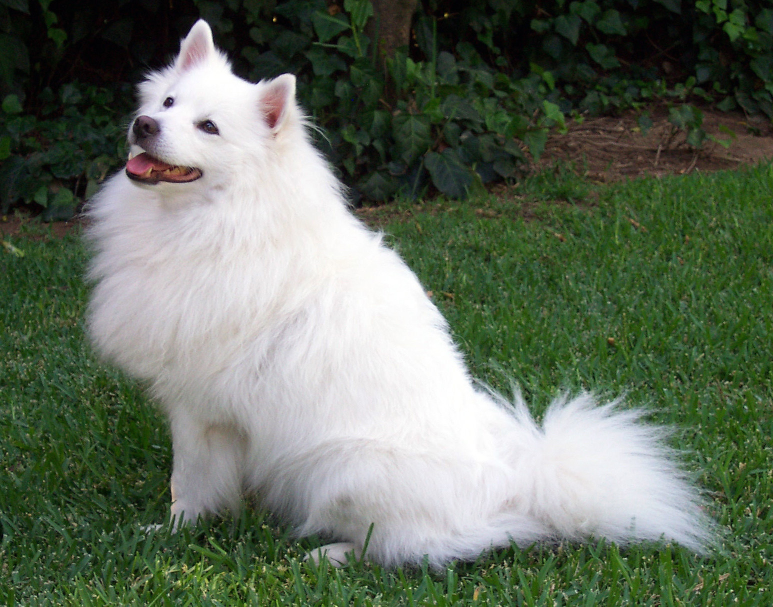
#> input picture samples/dog.jpg, 1546 x 1213 px (shown at 1/2 size)
$ python -i classify.py   (imports and definitions only)
#> lines starting #> are read from the running program, lines starting #| are printed output that depends on the picture
"""Classify an image with the resnet50 model on Triton (V2 REST) via a local port-forward."""
import json, os, sys, urllib.request
import numpy as np
from PIL import Image

BASE, MODEL = os.environ.get("TRITON_URL", "http://localhost:8080"), "resnet50"
MEAN = np.array([0.485, 0.456, 0.406], dtype=np.float32)
STD = np.array([0.229, 0.224, 0.225], dtype=np.float32)

def preprocess(path):
#> called with path = '../samples/dog.jpg'
    img = Image.open(path).convert("RGB")
#> img is the input picture: PIL image 1546x1213 RGB; mean R, G, B 99.1, 110, 93.8
    w, h = img.size
#> w = 1546; h = 1213
    s = 256 / min(w, h)
#> s = 0.211
    img = img.resize((round(w * s), round(h * s)), Image.BILINEAR)
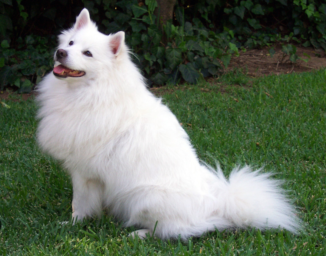
#> img: PIL image 326x256 RGB; mean R, G, B 99.1, 110, 93.8
    w, h = img.size
#> w = 326; h = 256
    l, t = (w - 224) // 2, (h - 224) // 2
#> l = 51; t = 16
    img = img.crop((l, t, l + 224, t + 224))
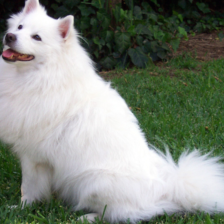
#> img: PIL image 224x224 RGB; mean R, G, B 131.7, 138.1, 128.2
    x = (np.asarray(img, dtype=np.float32) / 255.0 - MEAN) / STD
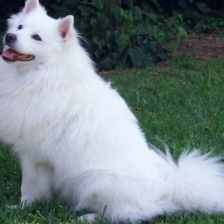
#> x: shape (224, 224, 3) float32; mean R, G, B 0.138, 0.382, 0.43; drawn with min black and max white
    return x.transpose(2, 0, 1)[None]  # 1x3x224x224

def infer(x):
    body = {"inputs": [{"name": "data", "shape": list(x.shape), "datatype": "FP32", "data": x.flatten().tolist()}]}
    req = urllib.request.Request(f"{BASE}/v2/models/{MODEL}/infer", json.dumps(body).encode(),
                                 {"Content-Type": "application/json"})
    with urllib.request.urlopen(req, timeout=60) as r:
        return np.array(json.load(r)["outputs"][0]["data"], dtype=np.float32)

# [8 lines not run here, left out]

>>> result = preprocess('../samples/dog.jpg')
